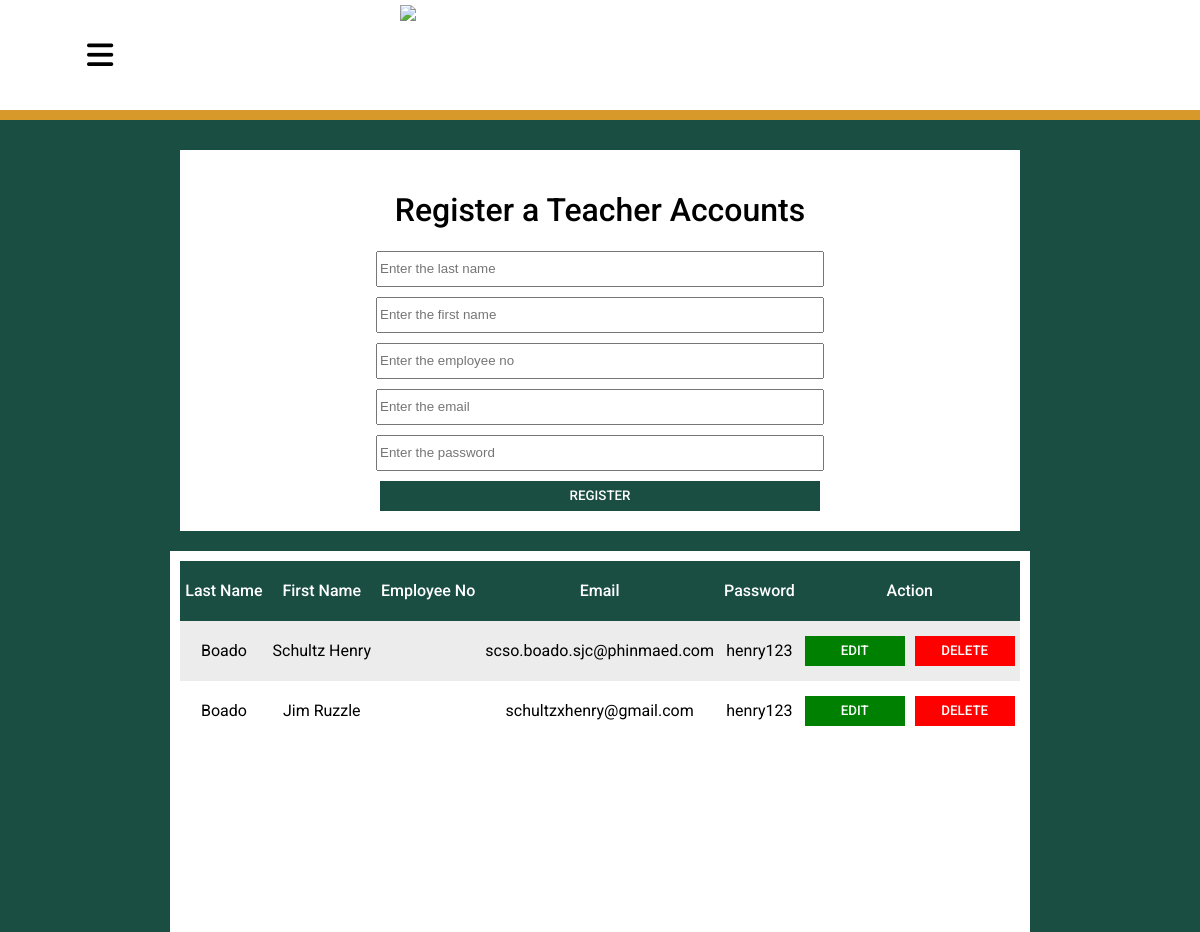
The page /admin/register.php (signed in) on the database as committed earlier.
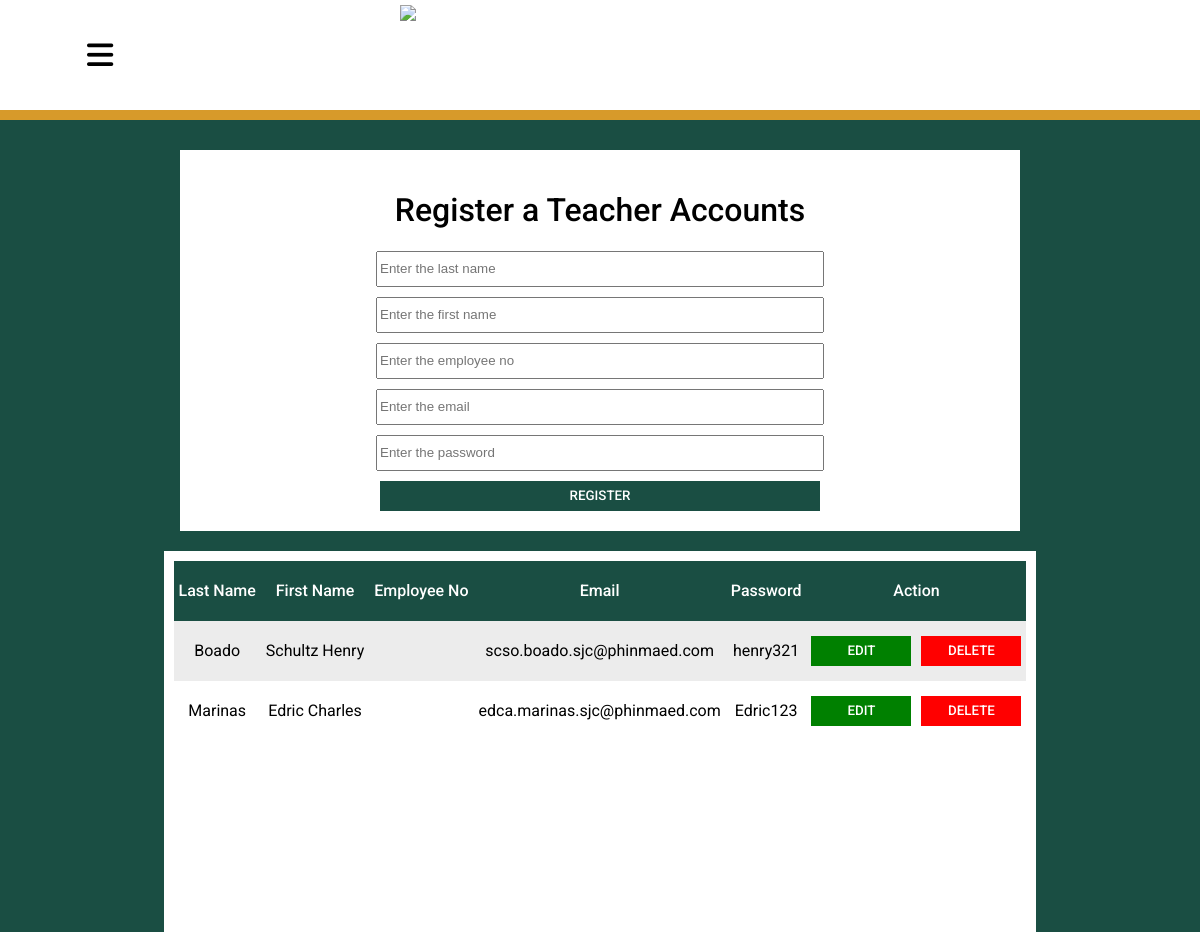
The same page on the database as committed later.
### tables this page shows
CREATE TABLE `users` (
  `id` int(11) NOT NULL,
  `first_name` varchar(255) NOT NULL,
  `last_name` varchar(255) NOT NULL,
  `fullname` varchar(255) NOT NULL,
  `email` varchar(255) NOT NULL,
  `password` varchar(255) NOT NULL
);

### admin/register.php (the view, shortened to what this page needs)
<?php
  require_once $_SERVER['DOCUMENT_ROOT']."/attendance/database/connect.php";
  $queryAccounts = "SELECT * FROM users";
  $sqlAccounts = mysqli_query($con, $queryAccounts);
?>
<!DOCTYPE html>
<html lang="en">
<head>
  <link rel="stylesheet" href="./css/register.css">
</head>
<body>
  <div class="main">
    <div class="header">
      <i class="fa-solid fa-bars" id="bars"></i>
      <img src="./img/sjc-bg-color.png" alt="Saint Jude College" />
      <div class="header2"></div>
    </div>
    <div class="container">
      <h1>Register a Teacher Accounts</h1>
      <form action="./php/register-create.php" method="post">
        <input type="text" name="lastName" placeholder="Enter the last name">
        <input type="text" name="firstName" placeholder="Enter the first name">
        <input type="text" name="employeeNo" placeholder="Enter the employee no">
        <input type="email" name="email" placeholder="Enter the email">
        <input type="password" name="password" placeholder="Enter the password">
        <input type="submit" name="register" value="REGISTER">
      </form>
    </div>
    <div class="container2">
      <table>
        <tr>
          <th>Last Name</th>
          <th>First Name</th>
          <th>Employee No</th>
          <th>Email</th>
          <th>Password</th>
          <th colspan="2">Action</th>
        </tr>
        <?php while($r = mysqli_fetch_array($sqlAccounts)) { ?>
        <tr>
          <td><?php echo $r['last_name'] ?></td>
          <td><?php echo $r['first_name'] ?></td>
          <td><?php echo $r['employee_no'] ?></td>
          <td><?php echo $r['email'] ?></td>
          <td><?php echo $r['password'] ?></td>
          <td>
            <form action="./php/register-update.php" method="post">
              <input type="submit" name="edit" value="EDIT" class="edit">
            </form>
          </td>
          <td>
            <form action="./php/register-delete.php" method="post">
              <input type="submit" name="delete" value="DELETE" class="delete">
            </form>
          </td>
        </tr>
        <?php } ?>
      </table>
    </div>
  </div>
</body>
</html>

Rows that differ between the two databases and show on the page:
removed users: last_name "Boado", first_name "Jim Ruzzle", email "schultzxhenry@gmail.com", password "henry123"
changed users "Boado": password "henry123" → "henry321"
added users: last_name "Marinas", first_name "Edric Charles", email "edca.marinas.sjc@phinmaed.com", password "Edric123"
